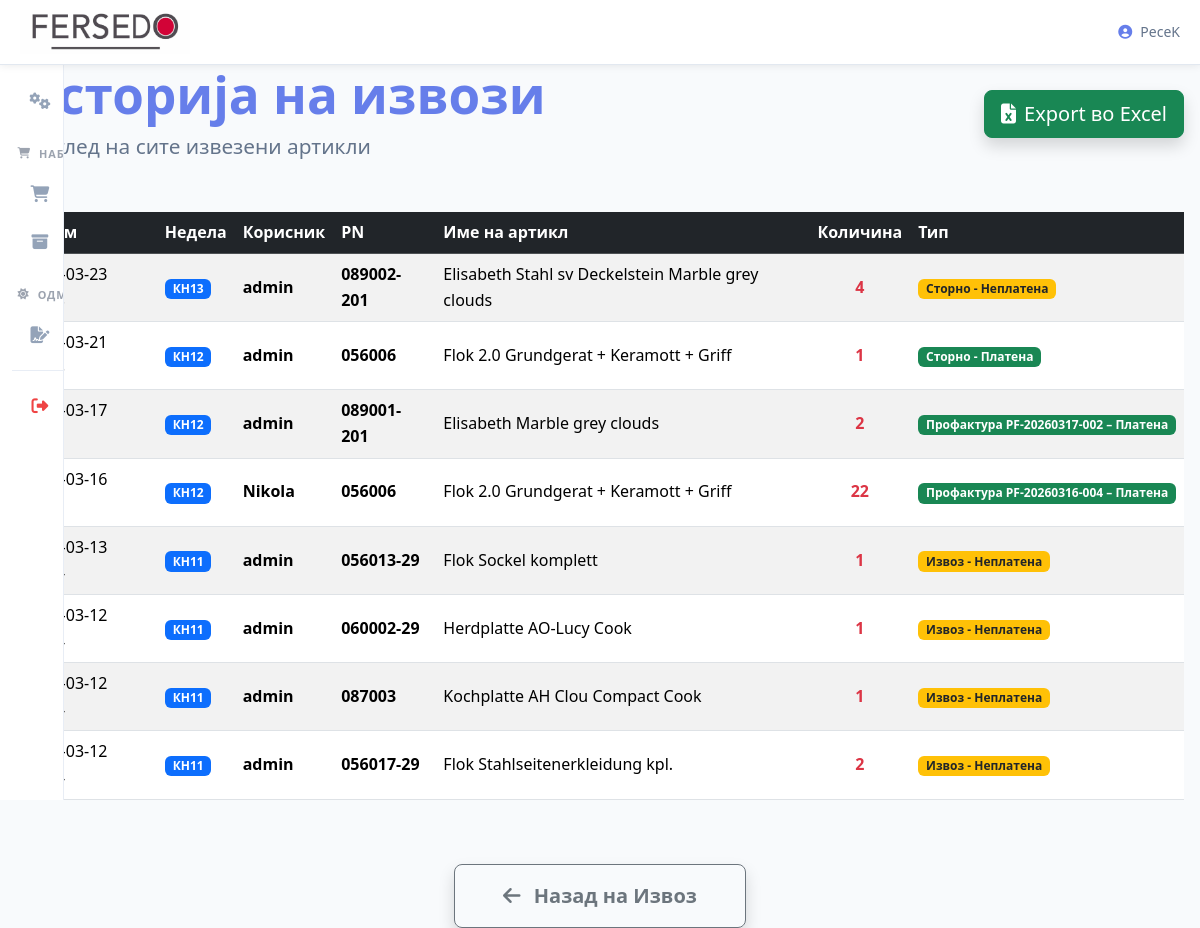
/zalihi/istorija (signed in), run on the app's committed database.
### tables this page shows
CREATE TABLE zaliha_izvoz_log (
            id INTEGER PRIMARY KEY AUTOINCREMENT,
            datum TEXT NOT NULL,
            username TEXT NOT NULL,
            pn TEXT NOT NULL,
            ime TEXT NOT NULL,
            kolicina INTEGER NOT NULL,
            tip TEXT NOT NULL
        );

### routes/zalihi.py (the view)
@zalihi_bp.route("/istorija")
@login_required
def istorija():
    conn = get_db()
    cursor = conn.cursor()
    rows = cursor.execute("""
        SELECT datum, username, pn, ime, kolicina, tip
        FROM zaliha_izvoz_log
        ORDER BY datum DESC
        LIMIT 200
    """).fetchall()
    conn.close()
    logovi = []
    for row in rows:
        d = dict(row) if hasattr(row, 'keys') else {
            'datum': row[0], 'username': row[1], 'pn': row[2],
            'ime': row[3], 'kolicina': row[4], 'tip': row[5]
        }
        d['nedela'] = get_nedela(d['datum'])
        logovi.append(d)
    return render_template('zalihi_istorija.html', logovi=logovi)

### app.py (called while the page is built)
@app.context_processor
def inject_vapid_key():
    return dict(VAPID_PUBLIC_KEY=VAPID_PUBLIC_KEY)

### routes/zalihi.py (called while the page is built)
def get_nedela(datum_str):
    try:
        dt = datetime.strptime(str(datum_str)[:10], '%Y-%m-%d')
        week = dt.isocalendar()[1]
        return f"КН{week:02d}"
    except:
        return "КН--"

### utils/db.py (called while the page is built)
def get_db():
    global DATABASE_PATH
    if DATABASE_PATH is None:
        try:
            DATABASE_PATH = current_app.config['DATABASE_PATH']
        except RuntimeError:
            DATABASE_PATH = r"C:\Users\Server\Desktop\Proekt Fersedo\instance\database.db"
    conn = sqlite3.connect(
        DATABASE_PATH,
        timeout=10,
        check_same_thread=False,
    )
    conn.row_factory = lambda cursor, row: dict(
        zip([col[0] for col in cursor.description], row)
    )
    return conn

### templates/zalihi_istorija.html
{% extends "base.html" %}
{% block content %}
<div class="container" style="max-width: 1400px; margin: 4rem auto; padding: 0 1rem;">
    <div class="d-flex justify-content-between align-items-center mb-5">
        <div>
            <h1 style="font-weight: 800; color: var(--primary); font-size: clamp(2.2rem, 7vw, 3.2rem); margin-bottom: 0.3rem;">
                Историја на извози
            </h1>
            <p style="font-size: clamp(1.1rem, 4vw, 1.3rem); color: var(--text-secondary); margin: 0;">
                Преглед на сите извезени артикли
            </p>
        </div>
        <a href="{{ url_for('zalihi.istorija_export') }}"
           class="btn btn-success btn-lg d-flex align-items-center gap-2 shadow">
            <i class="fas fa-file-excel"></i> Export во Excel
        </a>
    </div>
    {% if logovi %}
    <div class="table-responsive">
        <table class="table table-hover table-striped align-middle">
            <thead class="table-dark">
                <tr>
                    <th>Датум</th>
                    <th>Недела</th>
                    <th>Корисник</th>
                    <th>PN</th>
                    <th>Име на артикл</th>
                    <th class="text-center">Количина</th>
                    <th>Тип</th>
                </tr>
            </thead>
            <tbody>
                {% for log in logovi %}
                <tr>
                    <td>{{ log.datum[:16] }}</td>
                    <td><span class="badge bg-primary">{{ log.nedela }}</span></td>
                    <td><strong>{{ log.username }}</strong></td>
                    <td class="fw-bold">{{ log.pn }}</td>
                    <td>{{ log.ime or '—' }}</td>
                    <td class="text-center fw-bold text-danger">{{ log.kolicina }}</td>
                    <td>
                        {% if 'Платена' in log.tip %}
                            <span class="badge bg-success">{{ log.tip }}</span>
                        {% else %}
                            <span class="badge bg-warning text-dark">{{ log.tip }}</span>
                        {% endif %}
                    </td>
                </tr>
                {% endfor %}
            </tbody>
        </table>
    </div>
    {% else %}
    <div class="alert alert-info text-center py-5 shadow-lg rounded-4">
        <i class="fas fa-inbox fa-3x mb-3 text-muted"></i>
        <h4>Сè уште нема извози во историјата</h4>
    </div>
    {% endif %}
    <div class="text-center mt-5">
        <a href="{{ url_for('zalihi.izvoz') }}" class="btn btn-outline-secondary btn-lg px-5 py-3 fw-bold shadow">
            <i class="fas fa-arrow-left me-2"></i> Назад на Извоз
        </a>
    </div>
</div>
{% endblock %}

### templates/base.html (style rules this page uses)
:root { --primary: #667eea; --primary-dark: #5a67d8; --primary-light: #a5b4fc; --success: #16a34a; --danger: #dc2626; --warning: #eab308; --info: #0dcaf0; --light: #f8fafc; --dark: #0f172a; --gray: #64748b; --gray-light: #cbd5e1; --bg: #f8fafc; --surface: white; --text: #1e293b; --text-secondary: #64748b; --border: #e2e8f0; --shadow-sm: 0 2px 8px rgba(0,0,0,0.08); --shadow: 0 4px 20px rgba(0,0,0,0.1); --shadow-lg: 0 10px 40px rgba(0,0,0,0.15); --radius: 12px; --transition: all 0.3s ease; --sb-width-collapsed: 64px; --sb-width-expanded: 260px; --sb-bg: #ffffff; --sb-border: #e8edf5; --sb-item-hover: rgba(102,126,234,0.08); --sb-item-active: rgba(102,126,234,0.14); --sb-icon-color: #94a3b8; --sb-text-color: #374151; --sb-group-color: #9ca3af; --sb-shadow: 4px 0 32px rgba(15,23,42,0.10); --sb-transition: 0.4s cubic-bezier(0.4, 0, 0.2, 1); }
* { margin:0; padding:0; box-sizing:border-box; }
html, body { height:100%; font-family:system-ui, -apple-system, BlinkMacSystemFont, 'Segoe UI', Roboto, sans-serif; background:var(--bg); color:var(--text); line-height:1.6; }
body { min-height:100vh; touch-action:manipulation; }

### data on the page
zaliha_izvoz_log: datum "2026-03-23…", nedela "КН13", username "admin", pn "089002-201", ime "Elisabeth Stahl sv Deckelstein Marble grey clouds", kolicina "4", tip "Сторно - Неплатена"
zaliha_izvoz_log: datum "2026-03-21…", nedela "КН12", username "admin", pn "056006", ime "Flok 2.0 Grundgerat + Keramott + Griff", kolicina "1", tip "Сторно - Платена"
zaliha_izvoz_log: datum "2026-03-17…", nedela "КН12", username "admin", pn "089001-201", ime "Elisabeth Marble grey clouds", kolicina "2", tip "Профактура PF-20260317-002 – Платена"
zaliha_izvoz_log: datum "2026-03-16…", nedela "КН12", username "Nikola", pn "056006", ime "Flok 2.0 Grundgerat + Keramott + Griff", kolicina "22", tip "Профактура PF-20260316-004 – Платена"
zaliha_izvoz_log: datum "2026-03-13…", nedela "КН11", username "admin", pn "056013-29", ime "Flok Sockel komplett", kolicina "1", tip "Извоз - Неплатена"
zaliha_izvoz_log: datum "2026-03-12…", nedela "КН11", username "admin", pn "060002-29", ime "Herdplatte AO-Lucy Cook", kolicina "1", tip "Извоз - Неплатена"
zaliha_izvoz_log: datum "2026-03-12…", nedela "КН11", username "admin", pn "087003", ime "Kochplatte AH Clou Compact Cook", kolicina "1", tip "Извоз - Неплатена"
zaliha_izvoz_log: datum "2026-03-12…", nedela "КН11", username "admin", pn "056017-29", ime "Flok Stahlseitenerkleidung kpl.", kolicina "2", tip "Извоз - Неплатена"

### other printed values
{{ session.user }} "PeceK"
